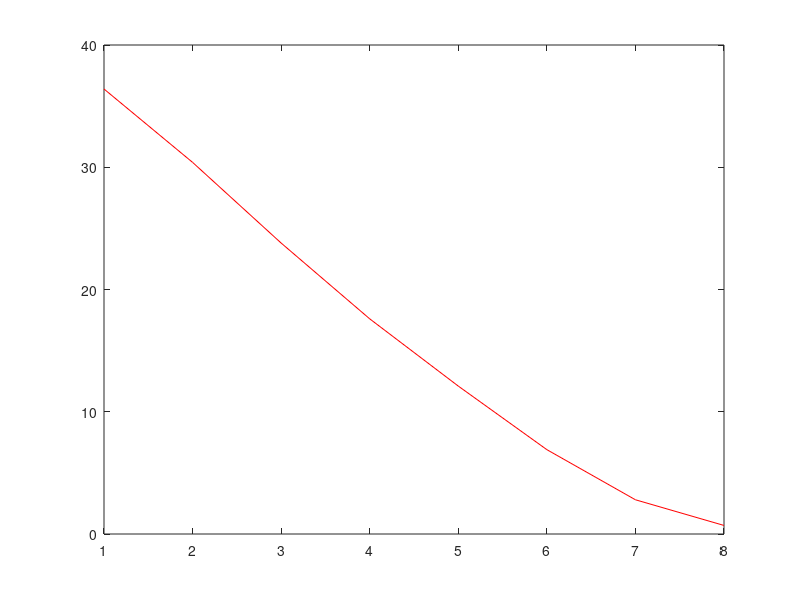
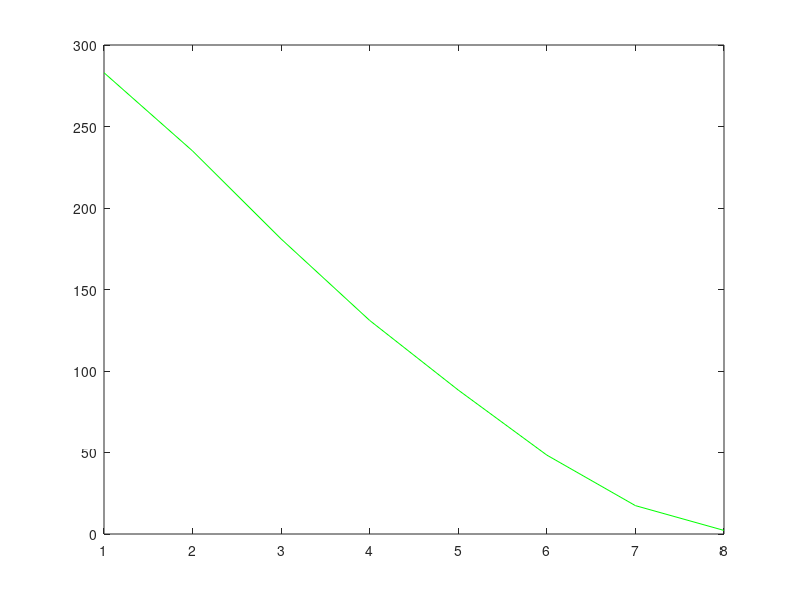
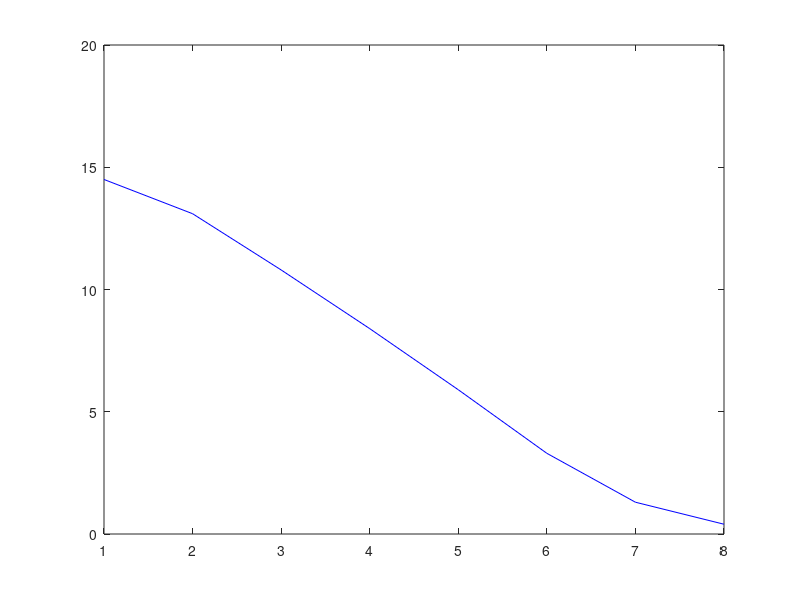

The MATLAB script that drew these images, in order:
r = [36.4   30.4    23.8    17.6    12.1    6.9    2.8    0.7];
g = [283   235    181    131    88.3    48.4    17.4    2.2];
b = [14.5   13.1    10.8    8.4    5.9    3.3    1.3  0.4];


figure; plot(r, 'r')
figure; plot(g, 'g')
figure; plot(b, 'b')
